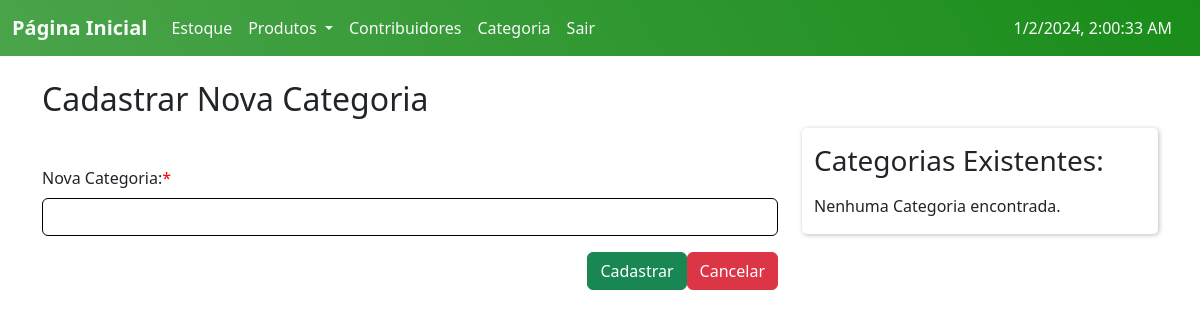
The page /Categoria/ (signed in) on the database as committed earlier.
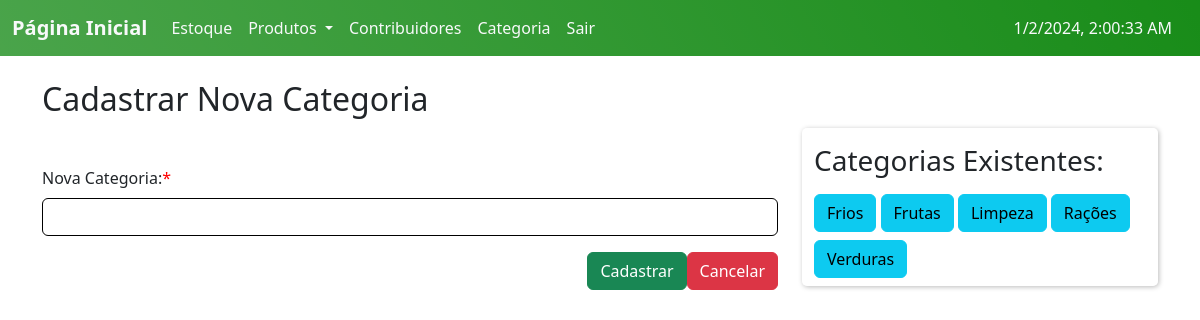
The same page on the database as committed later.
### ABSJ/models.py (models this page shows, shortened)
class Categoria(models.Model):
    slug = models.SlugField(unique=True, blank=True)
    categoria = models.CharField(max_length=100, unique=True)
    class Meta:
        ordering = ['categoria']

### ABSJ/views.py (the view)
# urls.py: path('Categoria/', v.categoria_Create, name='CategoriaForm'),
@login_required
def categoria_Create(request):
    categoriaForm = f.CategoriaForm(request.POST or None, request.FILES or None, user=request.user)
    categorias = m.Categoria.objects.all()
    if categoriaForm.is_valid():
        categoriaForm = categoriaForm.save(commit=False)
        categoriaForm.save()
        messages.info(request, f'Categoria {categoriaForm.categoria} adicionada com êxito!')
        return redirect('CategoriaForm')
    else:
        return render(request, 'create_Categoria.html', {'formCat':categoriaForm, 'categorias':categorias})

### ABSJ/forms.py (shortened to what this page needs)
class CategoriaForm(forms.ModelForm):
    class Meta:
        model = m.Categoria
        fields = ['categoria']
        widgets = {
            'categoria': forms.TextInput(attrs={'class': 'form-control', 'autofocus': 'autofocus'}),
        }
    def __init__(self, *args, **kwargs):
        user = kwargs.pop('user', None)
        super(CategoriaForm, self).__init__(*args, **kwargs)

### templates/create_Categoria.html (shortened to what this page needs)
{% extends 'home.html' %}
{% load static %}
{% block content %}
<div class="container mt-4">
{% if user.username == 'admin' %}
  <div class="row">
    {% if request.resolver_match.url_name == 'Categoria_update' %}
    <div class="col-md-12">
      {% else %}
      <div class="col-md-8">
        {% endif %}
        {% if request.resolver_match.url_name == 'Categoria_update' %}
        <h2 class="mb-5">Editar Categoria</h2>
      {% else %}
        <h2 class="mb-5">Cadastrar Nova Categoria</h2>
      {% endif %}
      <form action="#" method="post" class="needs-validation"  novalidate>
          <div class="mb-3">
              {% if request.resolver_match.url_name == 'Categoria_update' %}
                <label for="{{ formCat.categoria.id_for_label }}" class="form-label required">Categoria:</label>
              {% else %}
                <label for="{{ formCat.categoria.id_for_label }}" class="form-label required">Nova Categoria:</label>
              {% endif %}
              {{ formCat.categoria }}
          </div>
          {% if request.resolver_match.url_name == 'Categoria_update' %}
            <a href="{% url 'Categoria_read' slug=update_categoria.slug %}" class="btn btn-danger float-end">Cancelar</a>
            <button type="submit" class="btn btn-success float-end">Salvar</button>
          {% else %}
            <a href="{% url 'estoque' %}" class="btn btn-danger float-end">Cancelar</a>
            <button type="submit" class="btn btn-success float-end">Cadastrar</button>
          {% endif %}
      </form>
    </div>
    {% if not request.resolver_match.url_name == 'Categoria_update' %}
    <div class="col-md-4">
      <div class="container mt-5 aside">
        <h3 class="my-3">Categorias Existentes:</h3>
        {% if categorias %}
        {% for cat in categorias %}
          <a class="btn btn-info mb-2" href="{% url 'Categoria_read' slug=cat.slug %}">{{ cat.categoria }}</a>
        {% endfor %}
        {% else %}
        <p>Nenhuma Categoria encontrada.</p>
        {% endif %}
      </div>
    </div>
    {% endif %}
{% endif %}
{% endblock %}

Rows that differ between the two databases and show on the page:
added Categoria: categoria "Frios"
added Categoria: categoria "Frutas"
added Categoria: categoria "Limpeza"
added Categoria: categoria "Rações"
added Categoria: categoria "Verduras"
Other text that changed with them:
text no longer shown: "Nenhuma Categoria encontrada."
